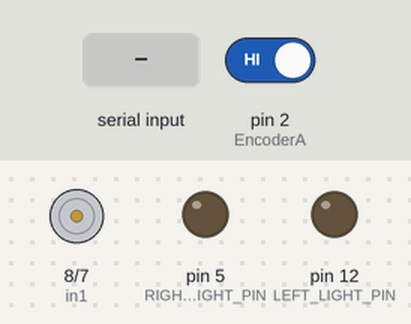
Bench run of a sketch on a simulated Arduino Uno, built with avr-gcc and run on an emulated ATmega328P. On the bench: motor-driver pin pairs drawn as motors (green arrow = first pin HIGH = forward, orange = second pin HIGH = backward, longer = more drive, scaled by the enable pin), output pins drawn as LEDs (lit = HIGH). The inputs (shaded band) are chosen by the test bench; at power-on: pin 2 (EncoderA) HIGH.

Above: at 1.2 s.
1.3 s: byte 30 received over Serial
At 1.6 s:
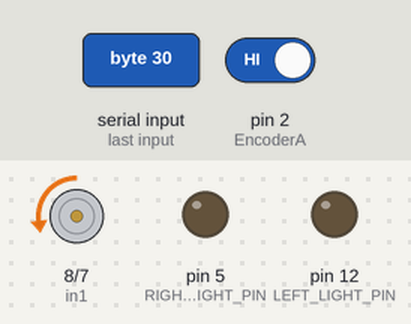
Timing chart, 0 to 4.3 s (numbered marks = the images above; inputs shaded):
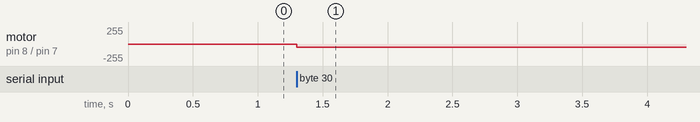

The sketch:

steering_control.ino
```cpp
// TODO: create ros node and control motor with ros node

/*
  Modified code for your motor pinouts with encoder feedback and RPM calculation:

  Motor driver pins:
	enA  - PWM control for motor speed (pin 9)
	in1  - Motor driver input 1 (pin 8)
	in2  - Motor driver input 2 (pin 7)

  Encoder pins:
	EncoderA - Encoder channel A (pin 2, interrupt pin)
	EncoderB - Encoder channel B (pin 3)
*/
// Lights
#define LEFT_LIGHT_PIN 12
#define RIGHT_LIGHT_PIN 5

enum STEERING_STATE {
  STRAIGHT,
  LEFT,
  RIGHT
};

STEERING_STATE steering_state = STRAIGHT;

// Motor driver pins:
const int enA = 9;  	// PWM control for motor speed
const int in1 = 8;  	// Motor driver input 1
const int in2 = 7;  	// Motor driver input 2

// Encoder pins:
const int EncoderA = 2; // Encoder channel A (interrupt pin)
const int EncoderB = 3; // Encoder channel B

// Constants
const int MAX_PWM = 255;
const int MIN_PWM = 50;
const int pulsesPerRevolution = 20;  // Adjust this based on your encoder

// Encoder variables:
volatile long encoderCount = 0;  	// Pulse counter
volatile int encoderDirection = 0;   // 1 = forward, -1 = reverse

// serial read in
int serial_read_pwm = 0;

// Time tracking for RPM calculation
unsigned long lastTime = 0;
float rpm = 0;  // Stores calculated RPM

// Tracking for turn signal output
unsigned long lastTurnSignalTime = 0;
unsigned long turnSignalDuration = 500; // Duration for turn signal in milliseconds
bool turnSignalState = false;

void setup() {
  pinMode(enA, OUTPUT);
  pinMode(in1, OUTPUT);
  pinMode(in2, OUTPUT);
  pinMode(LEFT_LIGHT_PIN, OUTPUT);
  pinMode(RIGHT_LIGHT_PIN, OUTPUT);

  pinMode(EncoderA, INPUT_PULLUP);
  pinMode(EncoderB, INPUT_PULLUP);

  Serial.begin(9600);
  attachInterrupt(digitalPinToInterrupt(EncoderA), encoderISR, RISING);

  lastTime = millis();
  lastTurnSignalTime = millis();
}

void loop() {
  /// TODO: control based on angle
  while(Serial.available() > 0) {
    // Serial.println("recieved");
    serial_read_pwm = Serial.read(); // 1 byte signed
  }

  run_motor(serial_read_pwm);
}

void run_motor(signed char serial_in) {
	// Serial.print("serial_in: "); Serial.println(serial_in);
  const unsigned long currentTime = millis();
  if (serial_in < 0 && encoderCount < 1500) {
    int pwm_i = constrain(serial_in, MIN_PWM, MAX_PWM);
    forwardMotor(pwm_i);
    steering_state = RIGHT;
    // digitalWrite(RIGHT_LIGHT_PIN, turnSignalState);
    // digitalWrite(LEFT_LIGHT_PIN, LOW);
    lastTime = 0; // ensure it turns on instantly
  } else if (serial_in > 0 && encoderCount > -1500) {
    int pwm_i = constrain(-serial_in, MIN_PWM, MAX_PWM);
    reverseMotor(pwm_i);
    if(currentTime - lastTurnSignalTime >= turnSignalDuration) {
      turnSignalState = !turnSignalState; // Toggle turn signal state
      lastTurnSignalTime = currentTime; // Update last time
    }
    // digitalWrite(LEFT_LIGHT_PIN, turnSignalState);
    // digitalWrite(RIGHT_LIGHT_PIN, LOW);
    steering_state = LEFT;
    lastTime = 0;
  } else if(serial_in == 0) {
    stopMotor();
  }
  else {
    stopMotor();
  }

  // Change state based on position
  if(encoderCount > 150) {
    steering_state = LEFT;
  } else if(encoderCount < -150) {
    steering_state = RIGHT;
  } else {
    steering_state = STRAIGHT;
  }


  // Update lights
  if(currentTime - lastTurnSignalTime >= turnSignalDuration) {
    turnSignalState = !turnSignalState; // Toggle turn signal state
    lastTurnSignalTime = currentTime; // Update last time
    switch (steering_state) {
      case STRAIGHT:
        digitalWrite(LEFT_LIGHT_PIN, LOW);
        digitalWrite(RIGHT_LIGHT_PIN, LOW);
        break;
      case LEFT:
        digitalWrite(LEFT_LIGHT_PIN, turnSignalState);
        digitalWrite(RIGHT_LIGHT_PIN, LOW);
        break;
      case RIGHT:
        digitalWrite(LEFT_LIGHT_PIN, LOW);
        digitalWrite(RIGHT_LIGHT_PIN, turnSignalState);
        break;
    }
  }
}

// Function to drive the motor forward
void forwardMotor(int pwm) {
//   Serial.println("Motor set to forward direction.");
  encoderDirection = 0;

  digitalWrite(in1, HIGH);
  digitalWrite(in2, LOW);

  pwm = constrain(pwm, MIN_PWM, MAX_PWM);
  analogWrite(enA, pwm);
}

// Function to drive the motor in reverse
void reverseMotor(int pwm) {
//   Serial.println("Motor set to reverse direction.");
  encoderDirection = 0;

  digitalWrite(in1, LOW);
  digitalWrite(in2, HIGH);

  analogWrite(enA, pwm);
}

// Function to brake (stop) the motor
void stopMotor() {
  // Serial.println("Stoping motor...");
  digitalWrite(in1, LOW);
  digitalWrite(in2, LOW);
  analogWrite(enA, 0);
}

// Function to print encoder direction and RPM
void print_direction() {
//  Serial.print("Encoder A: "); Serial.print(digitalRead(EncoderA));
//  Serial.print(" | Encoder B: "); Serial.print(digitalRead(EncoderB));
//  Serial.print(" | Count: "); Serial.print(encoderCount);
  Serial.print(" | Direction: "); Serial.print(encoderDirection);
  Serial.print(" | RPM: "); Serial.println(rpm);
}

void calc_rpm() {
   unsigned long currentTime = millis();
  float timeInterval = (currentTime - lastTime) / 1000.0; // Convert to seconds

  // calc revolutions per minute
  if (timeInterval >= 0.5) {  // Update RPM every 0.5 sec
	rpm = (encoderCount * 60.0) / (pulsesPerRevolution * timeInterval);
	encoderCount = 0;
	lastTime = currentTime;

	print_direction();
  }
}

// Interrupt Service Routine (ISR) for Encoder
// when a!=b, forward, count--;
// when a==b, reverse, count++;
void encoderISR() {
  if (digitalRead(EncoderA) == digitalRead(EncoderB)) {
  	encoderCount--;
  	encoderDirection = -1; // Reverse
  } else {
  	encoderCount++;
  	encoderDirection = 1;  // Forward
  }
}
```

Measured:
- after the input at 1.3 s, motor on pin 8 (in1) / pin 7 (in2): stopped → backward 50/255 at once
